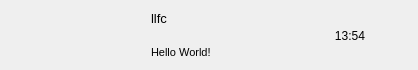
<?xml version="1.0" encoding="UTF-8"?>
<ui version="4.0">
 <class>ChatUserWid</class>
 <widget class="QWidget" name="ChatUserWid">
  <property name="geometry">
   <rect>
    <x>0</x>
    <y>0</y>
    <width>418</width>
    <height>70</height>
   </rect>
  </property>
  <property name="minimumSize">
   <size>
    <width>0</width>
    <height>70</height>
   </size>
  </property>
  <property name="maximumSize">
   <size>
    <width>16777215</width>
    <height>70</height>
   </size>
  </property>
  <property name="windowTitle">
   <string>Form</string>
  </property>
  <layout class="QHBoxLayout" name="horizontalLayout">
   <property name="spacing">
    <number>5</number>
   </property>
   <property name="leftMargin">
    <number>6</number>
   </property>
   <property name="topMargin">
    <number>2</number>
   </property>
   <property name="rightMargin">
    <number>6</number>
   </property>
   <property name="bottomMargin">
    <number>2</number>
   </property>
   <item>
    <widget class="QWidget" name="icon_wid" native="true">
     <property name="sizePolicy">
      <sizepolicy hsizetype="Fixed" vsizetype="Fixed">
       <horstretch>0</horstretch>
       <verstretch>0</verstretch>
      </sizepolicy>
     </property>
     <property name="minimumSize">
      <size>
       <width>60</width>
       <height>60</height>
      </size>
     </property>
     <property name="maximumSize">
      <size>
       <width>60</width>
       <height>60</height>
      </size>
     </property>
     <widget class="QLabel" name="icon_lb">
      <property name="geometry">
       <rect>
        <x>7</x>
        <y>12</y>
        <width>45</width>
        <height>45</height>
       </rect>
      </property>
      <property name="minimumSize">
       <size>
        <width>45</width>
        <height>45</height>
       </size>
      </property>
      <property name="maximumSize">
       <size>
        <width>45</width>
        <height>45</height>
       </size>
      </property>
      <property name="text">
       <string/>
      </property>
      <property name="alignment">
       <set>Qt::AlignCenter</set>
      </property>
     </widget>
     <widget class="QLabel" name="red_point">
      <property name="geometry">
       <rect>
        <x>27</x>
        <y>0</y>
        <width>30</width>
        <height>30</height>
       </rect>
      </property>
      <property name="minimumSize">
       <size>
        <width>30</width>
        <height>30</height>
       </size>
      </property>
      <property name="maximumSize">
       <size>
        <width>30</width>
        <height>30</height>
       </size>
      </property>
      <property name="text">
       <string/>
      </property>
     </widget>
    </widget>
   </item>
   <item>
    <widget class="QWidget" name="user_info_wid" native="true">
     <property name="minimumSize">
      <size>
       <width>0</width>
       <height>0</height>
      </size>
     </property>
     <property name="maximumSize">
      <size>
       <width>130</width>
       <height>16777215</height>
      </size>
     </property>
     <layout class="QVBoxLayout" name="verticalLayout">
      <property name="leftMargin">
       <number>2</number>
      </property>
      <property name="topMargin">
       <number>2</number>
      </property>
      <property name="rightMargin">
       <number>2</number>
      </property>
      <property name="bottomMargin">
       <number>2</number>
      </property>
      <item>
       <widget class="QLabel" name="user_name_lb">
        <property name="font">
         <font>
          <pointsize>10</pointsize>
         </font>
        </property>
        <property name="text">
         <string>llfc</string>
        </property>
       </widget>
      </item>
      <item>
       <widget class="QLabel" name="user_chat_lb">
        <property name="maximumSize">
         <size>
          <width>130</width>
          <height>16777215</height>
         </size>
        </property>
        <property name="font">
         <font>
          <pointsize>8</pointsize>
         </font>
        </property>
        <property name="text">
         <string>Hello World!</string>
        </property>
       </widget>
      </item>
     </layout>
    </widget>
   </item>
   <item>
    <widget class="QWidget" name="time_wid" native="true">
     <property name="sizePolicy">
      <sizepolicy hsizetype="Fixed" vsizetype="Fixed">
       <horstretch>0</horstretch>
       <verstretch>0</verstretch>
      </sizepolicy>
     </property>
     <property name="minimumSize">
      <size>
       <width>50</width>
       <height>50</height>
      </size>
     </property>
     <property name="maximumSize">
      <size>
       <width>50</width>
       <height>50</height>
      </size>
     </property>
     <widget class="QLabel" name="time_lb">
      <property name="geometry">
       <rect>
        <x>0</x>
        <y>20</y>
        <width>54</width>
        <height>12</height>
       </rect>
      </property>
      <property name="text">
       <string>13:54</string>
      </property>
      <property name="alignment">
       <set>Qt::AlignCenter</set>
      </property>
     </widget>
    </widget>
   </item>
  </layout>
 </widget>
 <resources/>
 <connections/>
</ui>
